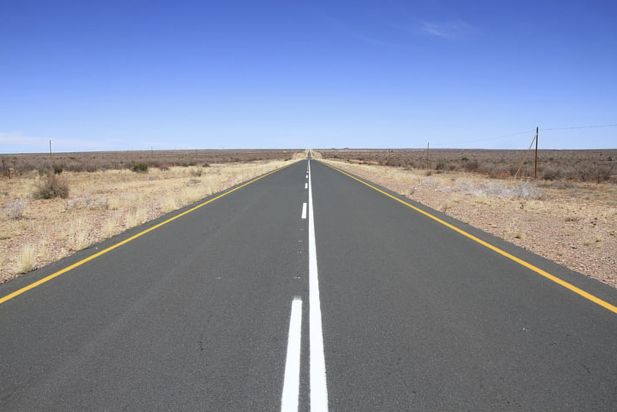
#> input picture Week_5/Assignment/Images/texas.png, 1234 x 824 px (shown at 1/2 size)
$ python vanishing_point.py
#> lines starting #> are read from the running program, lines starting #| are printed output that depends on the picture; after the words box and inside, x2 and y2 are one past the last pixel; in counts of white or black regions, pixels touching at a corner belong together
import numpy as np
import cv2

def canny_edge_detection(image, low_threshold, high_threshold):
    # Convert the image to grayscale
    gray = cv2.cvtColor(image, cv2.COLOR_BGR2GRAY)

    # Apply the Canny Edge detection algorithm to extract the edges of the image
    edges = cv2.Canny(gray, low_threshold, high_threshold, apertureSize=3)

    return edges

def hough_line_transform(image, rho, theta, threshold):
    # Apply the Hough Transform method to detect lines
    lines = cv2.HoughLines(image, rho, theta, threshold)

    return lines

def draw_lines(img, lines):
    img = cv2.cvtColor(img, cv2.COLOR_GRAY2BGR)

    # Draw the lines on the image
    for line in lines:
        for rho, theta in line:
            a = np.cos(theta)
            b = np.sin(theta)
            x0 = a * rho
            y0 = b * rho
            x1 = int(x0 + 1000 * (-b))
            y1 = int(y0 + 1000 * (a))
            x2 = int(x0 - 1000 * (-b))
            y2 = int(y0 - 1000 * (a))
            cv2.line(img, (x1, y1), (x2, y2), (0, 0, 255), 2)

    return img

def least_square_solution(lines):
    A = []
    b = []

    for line in lines:
        for rho, theta in line:
            A.append([np.cos(theta), np.sin(theta)])
            b.append(rho)

    A = np.array(A)
    b = np.array(b)

    # Solve for t using the least square solution
    A_transpose = np.transpose(A) # A^T
    A_transpose_A = np.dot(A_transpose, A) # A^T * A
    A_transpose_A_inv = np.linalg.inv(A_transpose_A) # (A^T * A)^-1
    A_transpose_b = np.dot(A_transpose, b) # A^T * b

    t = np.dot(A_transpose_A_inv, A_transpose_b) # (A^T * A)^-1 * A^T * b

    # Calculate the vanishing point (u, v)
    u = t[0]
    v = t[1]

    return u, v


def main():# Read the image from Images folder
    vis = True
    save = True
    img = cv2.imread('Images/texas.png')
#> img is the input picture: shape (824, 1234, 3); mean B, G, R 158.8, 136.8, 128.5

    # Apply the Canny Edge detection algorithm to extract the edges of the image
    edge_image = canny_edge_detection(img, 290, 350)
#> in canny_edge_detection, `gray = cv2.cvtColor(image, cv2.COLOR_BGR2GRAY)`:
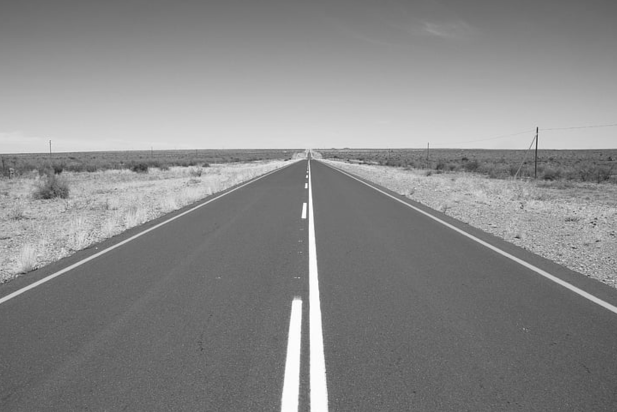
#> gray: shape (824, 1234) (shown at 1/2 size); min 14, max 255, mean 136.8
#> in canny_edge_detection, `edges = cv2.Canny(gray, low_threshold, high_threshold, apertureSize=3)`:
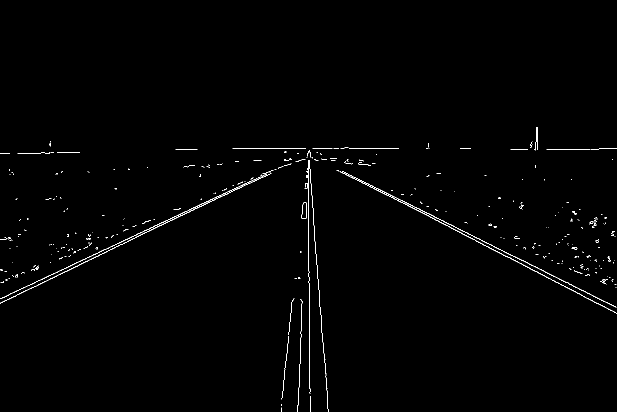
#> edges: shape (824, 1234) (shown at 1/2 size); 0.7% white in thin lines or dots, all inside (x1, y1, x2, y2) = (0, 254, 1234, 824)

    # Employ the Hough Transform method to detect lines
    lines = hough_line_transform(edge_image, 1, np.pi / 180, 200)
#> in hough_line_transform, `lines = cv2.HoughLines(image, rho, theta, threshold)`: lines = [[545, 1.12], [540, 1.13], [297, 1.57], [-3, 2.04], [11, 2.02], [617, 0], [-595, 3.07], [8, 2.02], [619, 0]]

    # Calculate the vanishing point (u, v) using the least square solution
    u,v = least_square_solution(lines)
#> the loop in least_square_solution, `for line in lines:` made 9 passes
#> after the loop in least_square_solution, `for line in lines:`: A = [[0.438, 0.899], [0.423, 0.906], [-4.37e-08, 1], [-0.454, 0.891], [-0.438, 0.899], [1, 0], [-0.998, 0.0698], [-0.438, 0.899], [1, 0]]; b = [545, 540, 297, -3, 11, 617, -595, 8, 619]
#> in least_square_solution, `A_transpose_A = np.dot(A_transpose, A)`: A_transpose_A = [[3.96, -0.485], [-0.485, 5.04]]
#> in least_square_solution, `A_transpose_A_inv = np.linalg.inv(A_transpose_A)`: A_transpose_A_inv = [[0.256, 0.0246], [0.0246, 0.201]]
#> in least_square_solution, `A_transpose_b = np.dot(A_transpose, b)`: A_transpose_b = [2289.7, 1249.1]
#> in least_square_solution, `t = np.dot(A_transpose_A_inv, A_transpose_b)`: t = [616.4, 306.9]
#> in least_square_solution, `u = t[0]`: u = 616.4
#> in least_square_solution, `v = t[1]`: v = 306.9
#> u = 616.4; v = 306.9

    # Visually mark the (u, v) position with a distinctive red circle on the image plane
    cv2.circle(img, (int(u), int(v)), 15, (0, 0, 255), -1)
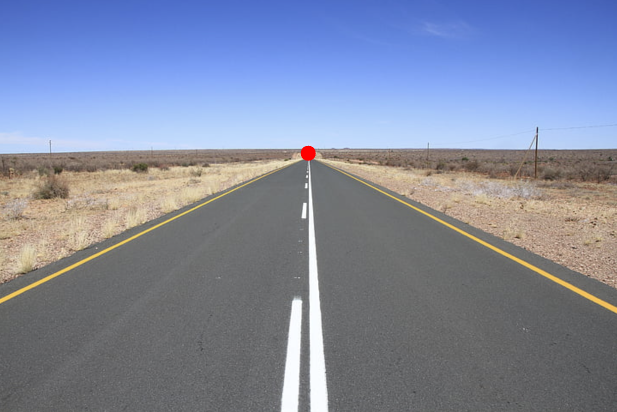
#> img: shape (824, 1234, 3) (shown at 1/2 size); 0.07% of pixels changed, all inside (x1, y1, x2, y2) = (601, 291, 632, 322)

    # Display the image
    if vis:
        cv2.imshow('Original Image', img)
        cv2.imshow('Detected Edges', edge_image)
        cv2.imshow('Detected Lines', draw_lines(edge_image, lines))
#> the loop in draw_lines, `for line in lines:` made 9 passes
#> after the loop in draw_lines, `for line in lines:`:
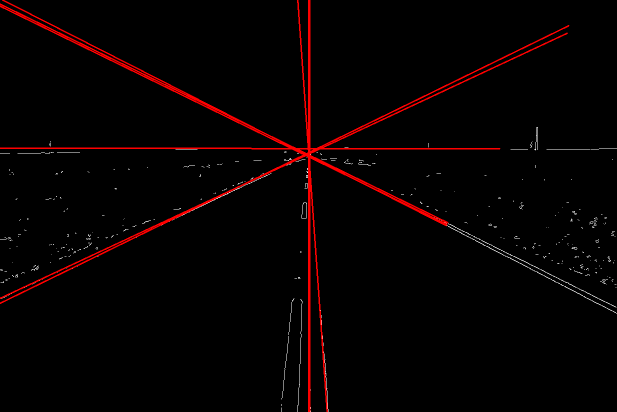
#> img: shape (824, 1234, 3) (shown at 1/2 size); mean B, G, R 1, 1, 6.9
        cv2.imshow('Vanishing_Point', img)
        cv2.waitKey(0)
        cv2.destroyAllWindows()

    # Save the images
    if save:
        cv2.imwrite('Images/vanishing_point.png', img)
        cv2.imwrite('Images/detected_edges.png', edge_image)
        cv2.imwrite('Images/detected_lines.png', draw_lines(edge_image, lines))
#> the loop in draw_lines (call 2), `for line in lines:` made 9 passes

if __name__ == '__main__':
    main()
